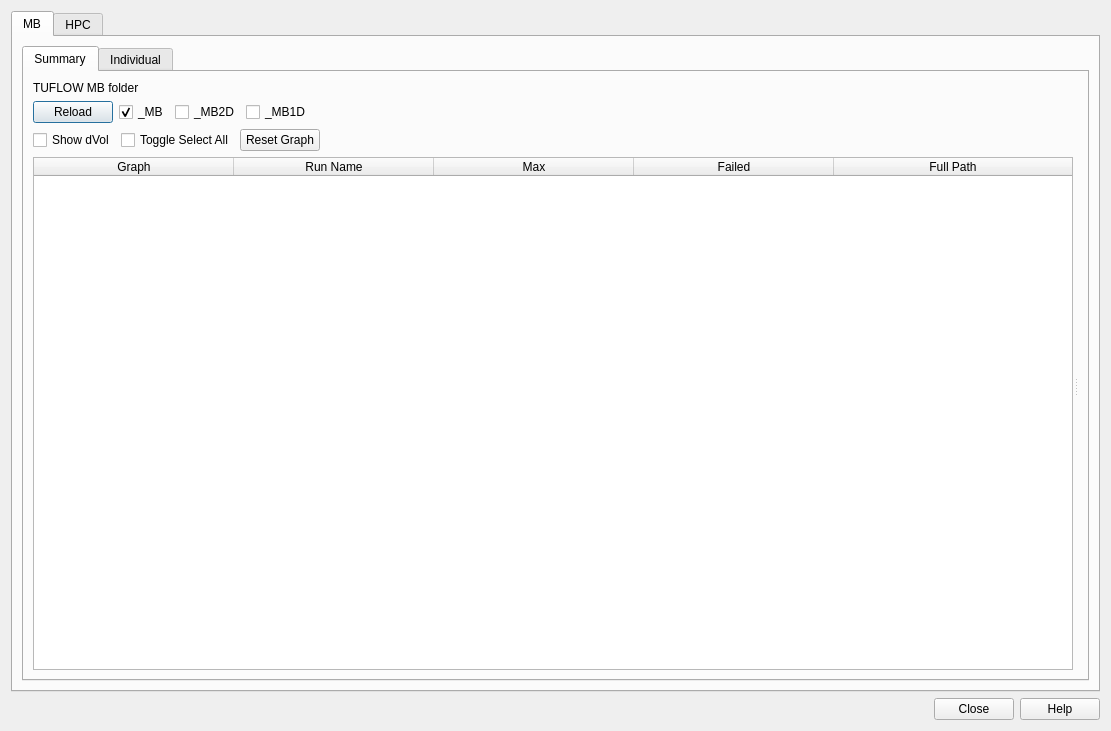
<?xml version="1.0" encoding="UTF-8"?>
<ui version="4.0">
 <class>TuflowStabilityCheckDialog</class>
 <widget class="QDialog" name="TuflowStabilityCheckDialog">
  <property name="geometry">
   <rect>
    <x>0</x>
    <y>0</y>
    <width>1111</width>
    <height>731</height>
   </rect>
  </property>
  <property name="windowTitle">
   <string>TUFLOW Stability Viewer</string>
  </property>
  <layout class="QVBoxLayout" name="verticalLayout_4">
   <item>
    <widget class="QTabWidget" name="mainTabWidget">
     <property name="currentIndex">
      <number>0</number>
     </property>
     <widget class="QWidget" name="mbTab">
      <attribute name="title">
       <string>MB</string>
      </attribute>
      <layout class="QVBoxLayout" name="verticalLayout">
       <item>
        <widget class="QTabWidget" name="mbTabWidget">
         <property name="currentIndex">
          <number>0</number>
         </property>
         <widget class="QWidget" name="summaryTab">
          <attribute name="title">
           <string>Summary</string>
          </attribute>
          <layout class="QVBoxLayout" name="verticalLayout_3" stretch="1,120">
           <item>
            <layout class="QHBoxLayout" name="horizontalLayout">
             <item>
              <widget class="QLabel" name="label">
               <property name="text">
                <string>TUFLOW MB folder</string>
               </property>
              </widget>
             </item>
             <item>
              <widget class="QgsFileWidget" name="mbFolderWidget">
               <property name="filter">
                <string>*.csv</string>
               </property>
              </widget>
             </item>
            </layout>
           </item>
           <item>
            <widget class="QSplitter" name="splitter">
             <property name="orientation">
              <enum>Qt::Horizontal</enum>
             </property>
             <property name="handleWidth">
              <number>5</number>
             </property>
             <property name="childrenCollapsible">
              <bool>false</bool>
             </property>
             <widget class="QWidget" name="layoutWidget">
              <layout class="QVBoxLayout" name="verticalLayout_2">
               <item>
                <layout class="QHBoxLayout" name="horizontalLayout_4">
                 <item>
                  <widget class="QPushButton" name="mbReloadSummaryBtn">
                   <property name="text">
                    <string>Reload</string>
                   </property>
                  </widget>
                 </item>
                 <item>
                  <widget class="QCheckBox" name="MBCheckbox">
                   <property name="text">
                    <string>_MB</string>
                   </property>
                   <property name="checked">
                    <bool>true</bool>
                   </property>
                  </widget>
                 </item>
                 <item>
                  <widget class="QCheckBox" name="MB2DCheckbox">
                   <property name="text">
                    <string>_MB2D</string>
                   </property>
                  </widget>
                 </item>
                 <item>
                  <widget class="QCheckBox" name="MB1DCheckbox">
                   <property name="text">
                    <string>_MB1D</string>
                   </property>
                  </widget>
                 </item>
                 <item>
                  <spacer name="horizontalSpacer_2">
                   <property name="orientation">
                    <enum>Qt::Horizontal</enum>
                   </property>
                   <property name="sizeHint" stdset="0">
                    <size>
                     <width>40</width>
                     <height>20</height>
                    </size>
                   </property>
                  </spacer>
                 </item>
                </layout>
               </item>
               <item>
                <layout class="QHBoxLayout" name="horizontalLayout_7">
                 <item>
                  <widget class="QCheckBox" name="mbShowDvolCheckbox">
                   <property name="text">
                    <string>Show dVol</string>
                   </property>
                  </widget>
                 </item>
                 <item>
                  <widget class="QCheckBox" name="mbSummarySelectAllCheckbox">
                   <property name="text">
                    <string>Toggle Select All</string>
                   </property>
                  </widget>
                 </item>
                 <item>
                  <widget class="QPushButton" name="mbSummaryResetGraphBtn">
                   <property name="text">
                    <string>Reset Graph</string>
                   </property>
                  </widget>
                 </item>
                 <item>
                  <spacer name="horizontalSpacer_3">
                   <property name="orientation">
                    <enum>Qt::Horizontal</enum>
                   </property>
                   <property name="sizeHint" stdset="0">
                    <size>
                     <width>40</width>
                     <height>20</height>
                    </size>
                   </property>
                  </spacer>
                 </item>
                </layout>
               </item>
               <item>
                <widget class="QTableWidget" name="mbSummaryTable">
                 <attribute name="horizontalHeaderCascadingSectionResizes">
                  <bool>false</bool>
                 </attribute>
                 <attribute name="horizontalHeaderDefaultSectionSize">
                  <number>200</number>
                 </attribute>
                 <attribute name="horizontalHeaderStretchLastSection">
                  <bool>true</bool>
                 </attribute>
                 <column>
                  <property name="text">
                   <string>Graph</string>
                  </property>
                 </column>
                 <column>
                  <property name="text">
                   <string>Run Name</string>
                  </property>
                 </column>
                 <column>
                  <property name="text">
                   <string>Max</string>
                  </property>
                 </column>
                 <column>
                  <property name="text">
                   <string>Failed</string>
                  </property>
                 </column>
                 <column>
                  <property name="text">
                   <string>Full Path</string>
                  </property>
                 </column>
                </widget>
               </item>
              </layout>
             </widget>
             <widget class="QWidget" name="verticalLayoutWidget">
              <layout class="QVBoxLayout" name="mbSummaryGraphLayout"/>
             </widget>
            </widget>
           </item>
          </layout>
         </widget>
         <widget class="QWidget" name="individualTab">
          <attribute name="title">
           <string>Individual</string>
          </attribute>
          <layout class="QVBoxLayout" name="verticalLayout_5">
           <item>
            <layout class="QHBoxLayout" name="horizontalLayout_2">
             <item>
              <widget class="QLabel" name="label_2">
               <property name="text">
                <string>TUFLOW MB file</string>
               </property>
              </widget>
             </item>
             <item>
              <widget class="QgsFileWidget" name="mbFileWidget">
               <property name="filter">
                <string>*.csv</string>
               </property>
              </widget>
             </item>
            </layout>
           </item>
           <item>
            <layout class="QHBoxLayout" name="horizontalLayout_6">
             <item>
              <widget class="QPushButton" name="mbReloadIndividualBtn">
               <property name="text">
                <string>Reload</string>
               </property>
              </widget>
             </item>
             <item>
              <spacer name="horizontalSpacer">
               <property name="orientation">
                <enum>Qt::Horizontal</enum>
               </property>
               <property name="sizeHint" stdset="0">
                <size>
                 <width>40</width>
                 <height>20</height>
                </size>
               </property>
              </spacer>
             </item>
            </layout>
           </item>
           <item>
            <layout class="QHBoxLayout" name="horizontalLayout_3" stretch="2,8">
             <item>
              <layout class="QVBoxLayout" name="verticalLayout_7">
               <item>
                <widget class="QTabWidget" name="mbIndividualSeriesTabWidget">
                 <property name="currentIndex">
                  <number>0</number>
                 </property>
                 <widget class="QWidget" name="presetSeriesTab">
                  <attribute name="title">
                   <string>Presets</string>
                  </attribute>
                  <layout class="QVBoxLayout" name="verticalLayout_6">
                   <item>
                    <widget class="QRadioButton" name="mbAndDvolRadioBtn">
                     <property name="text">
                      <string>MB and dVol</string>
                     </property>
                     <property name="checked">
                      <bool>true</bool>
                     </property>
                     <property name="autoRepeatDelay">
                      <number>150</number>
                     </property>
                    </widget>
                   </item>
                   <item>
                    <widget class="QRadioButton" name="volumesRadioBtn">
                     <property name="text">
                      <string>Volumes</string>
                     </property>
                    </widget>
                   </item>
                   <item>
                    <widget class="QRadioButton" name="massErrorsRadioBtn">
                     <property name="text">
                      <string>Mass Errors</string>
                     </property>
                    </widget>
                   </item>
                   <item>
                    <widget class="QRadioButton" name="volumeErrorsRadioBtn">
                     <property name="text">
                      <string>Volume Errors</string>
                     </property>
                    </widget>
                   </item>
                   <item>
                    <spacer name="verticalSpacer">
                     <property name="orientation">
                      <enum>Qt::Vertical</enum>
                     </property>
                     <property name="sizeHint" stdset="0">
                      <size>
                       <width>20</width>
                       <height>40</height>
                      </size>
                     </property>
                    </spacer>
                   </item>
                  </layout>
                 </widget>
                </widget>
               </item>
               <item>
                <widget class="QPushButton" name="mbIndividualUpdateGraphBtn">
                 <property name="text">
                  <string>Reset Graph</string>
                 </property>
                </widget>
               </item>
              </layout>
             </item>
             <item>
              <layout class="QVBoxLayout" name="mbIndividualGraphLayout">
               <item>
                <widget class="PlotWidget" name="mbIndividualGraphicsView">
                 <property name="backgroundBrush">
                  <brush brushstyle="NoBrush">
                   <color alpha="255">
                    <red>255</red>
                    <green>255</green>
                    <blue>255</blue>
                   </color>
                  </brush>
                 </property>
                </widget>
               </item>
              </layout>
             </item>
            </layout>
           </item>
          </layout>
         </widget>
        </widget>
       </item>
      </layout>
     </widget>
     <widget class="QWidget" name="hpcTab">
      <attribute name="title">
       <string>HPC</string>
      </attribute>
      <layout class="QVBoxLayout" name="verticalLayout_16">
       <item>
        <layout class="QHBoxLayout" name="horizontalLayout_15">
         <item>
          <widget class="QLabel" name="label_5">
           <property name="text">
            <string>TUFLOW dt.csv file</string>
           </property>
          </widget>
         </item>
         <item>
          <widget class="QgsFileWidget" name="hpcFileWidget">
           <property name="filter">
            <string>*dt.csv</string>
           </property>
          </widget>
         </item>
        </layout>
       </item>
       <item>
        <layout class="QHBoxLayout" name="horizontalLayout_16">
         <item>
          <widget class="QPushButton" name="hpcReloadButton">
           <property name="text">
            <string>Reload</string>
           </property>
          </widget>
         </item>
         <item>
          <spacer name="horizontalSpacer_7">
           <property name="orientation">
            <enum>Qt::Horizontal</enum>
           </property>
           <property name="sizeHint" stdset="0">
            <size>
             <width>40</width>
             <height>20</height>
            </size>
           </property>
          </spacer>
         </item>
        </layout>
       </item>
       <item>
        <layout class="QHBoxLayout" name="horizontalLayout_14" stretch="2,8">
         <item>
          <layout class="QVBoxLayout" name="verticalLayout_14">
           <item>
            <widget class="QTabWidget" name="individualSeriesTabWidget_3">
             <property name="currentIndex">
              <number>0</number>
             </property>
             <widget class="QWidget" name="presetSeriesTab_4">
              <attribute name="title">
               <string>Presets</string>
              </attribute>
              <layout class="QVBoxLayout" name="verticalLayout_15">
               <item>
                <widget class="QRadioButton" name="hpcDtStarRadioBtn">
                 <property name="text">
                  <string>HPC dtStar</string>
                 </property>
                 <property name="checked">
                  <bool>true</bool>
                 </property>
                </widget>
               </item>
               <item>
                <widget class="QRadioButton" name="hpcDtRadioBtn">
                 <property name="text">
                  <string>HPC dt</string>
                 </property>
                 <property name="checked">
                  <bool>false</bool>
                 </property>
                 <property name="autoRepeatDelay">
                  <number>150</number>
                 </property>
                </widget>
               </item>
               <item>
                <widget class="QRadioButton" name="hpcNcRadioBtn">
                 <property name="text">
                  <string>HPC Nc</string>
                 </property>
                </widget>
               </item>
               <item>
                <widget class="QRadioButton" name="hpcNuRadioBtn">
                 <property name="text">
                  <string>HPC Nu</string>
                 </property>
                </widget>
               </item>
               <item>
                <widget class="QRadioButton" name="hpcNdRadioBtn">
                 <property name="text">
                  <string>HPC Nd</string>
                 </property>
                </widget>
               </item>
               <item>
                <widget class="QRadioButton" name="hpcEffRadioBtn">
                 <property name="text">
                  <string>HPC Efficiency</string>
                 </property>
                </widget>
               </item>
               <item>
                <spacer name="verticalSpacer_4">
                 <property name="orientation">
                  <enum>Qt::Vertical</enum>
                 </property>
                 <property name="sizeHint" stdset="0">
                  <size>
                   <width>20</width>
                   <height>40</height>
                  </size>
                 </property>
                </spacer>
               </item>
              </layout>
             </widget>
            </widget>
           </item>
           <item>
            <widget class="QPushButton" name="hpcUpdateGraphBtn">
             <property name="text">
              <string>Reset Graph</string>
             </property>
            </widget>
           </item>
          </layout>
         </item>
         <item>
          <layout class="QVBoxLayout" name="hpcGraphLayout"/>
         </item>
        </layout>
       </item>
      </layout>
     </widget>
    </widget>
   </item>
   <item>
    <layout class="QHBoxLayout" name="horizontalLayout_5">
     <item>
      <widget class="QLabel" name="statusLabel">
       <property name="text">
        <string/>
       </property>
      </widget>
     </item>
     <item>
      <widget class="QDialogButtonBox" name="buttonBox">
       <property name="orientation">
        <enum>Qt::Horizontal</enum>
       </property>
       <property name="standardButtons">
        <set>QDialogButtonBox::Close|QDialogButtonBox::Help</set>
       </property>
      </widget>
     </item>
    </layout>
   </item>
  </layout>
 </widget>
 <customwidgets>
  <customwidget>
   <class>QgsFileWidget</class>
   <extends>QWidget</extends>
   <header>qgsfilewidget.h</header>
  </customwidget>
  <customwidget>
   <class>PlotWidget</class>
   <extends>QGraphicsView</extends>
   <header>pyqtgraph</header>
  </customwidget>
 </customwidgets>
 <resources/>
 <connections>
  <connection>
   <sender>buttonBox</sender>
   <signal>accepted()</signal>
   <receiver>TuflowStabilityCheckDialog</receiver>
   <slot>accept()</slot>
   <hints>
    <hint type="sourcelabel">
     <x>248</x>
     <y>254</y>
    </hint>
    <hint type="destinationlabel">
     <x>157</x>
     <y>274</y>
    </hint>
   </hints>
  </connection>
  <connection>
   <sender>buttonBox</sender>
   <signal>rejected()</signal>
   <receiver>TuflowStabilityCheckDialog</receiver>
   <slot>reject()</slot>
   <hints>
    <hint type="sourcelabel">
     <x>316</x>
     <y>260</y>
    </hint>
    <hint type="destinationlabel">
     <x>286</x>
     <y>274</y>
    </hint>
   </hints>
  </connection>
 </connections>
</ui>
